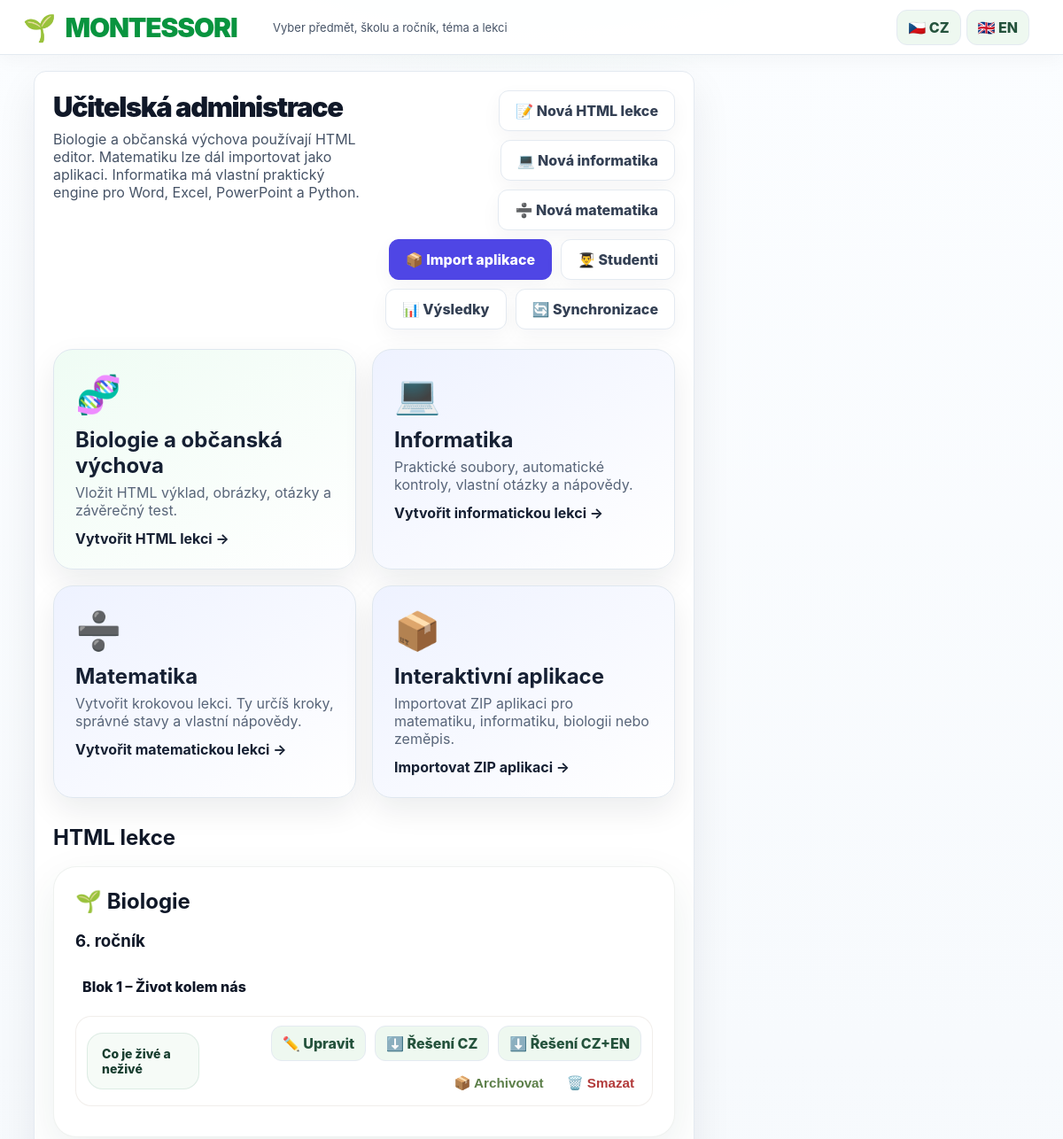
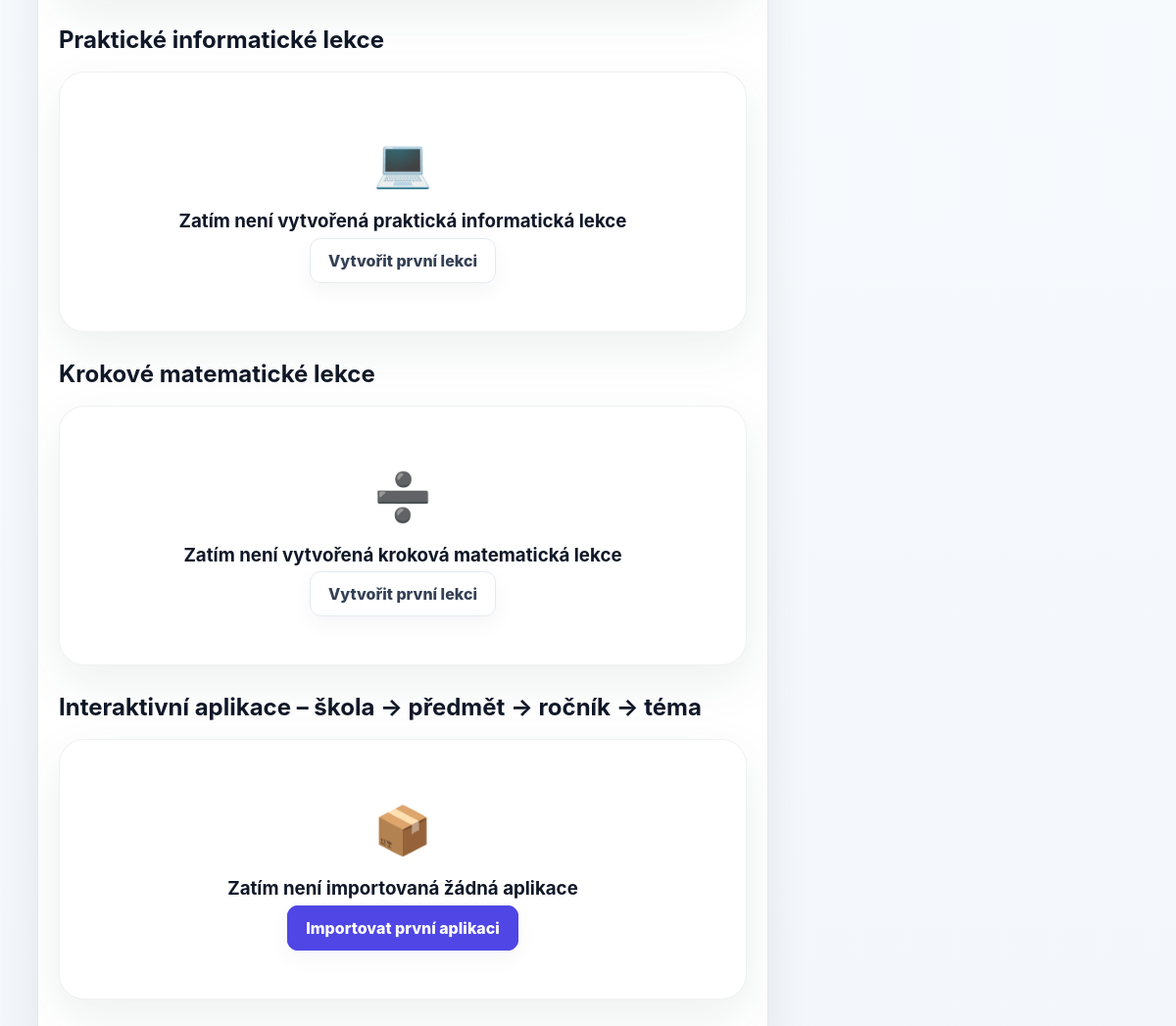
Page /teacher (signed in) on the earlier database version (2 pictures, top to bottom).
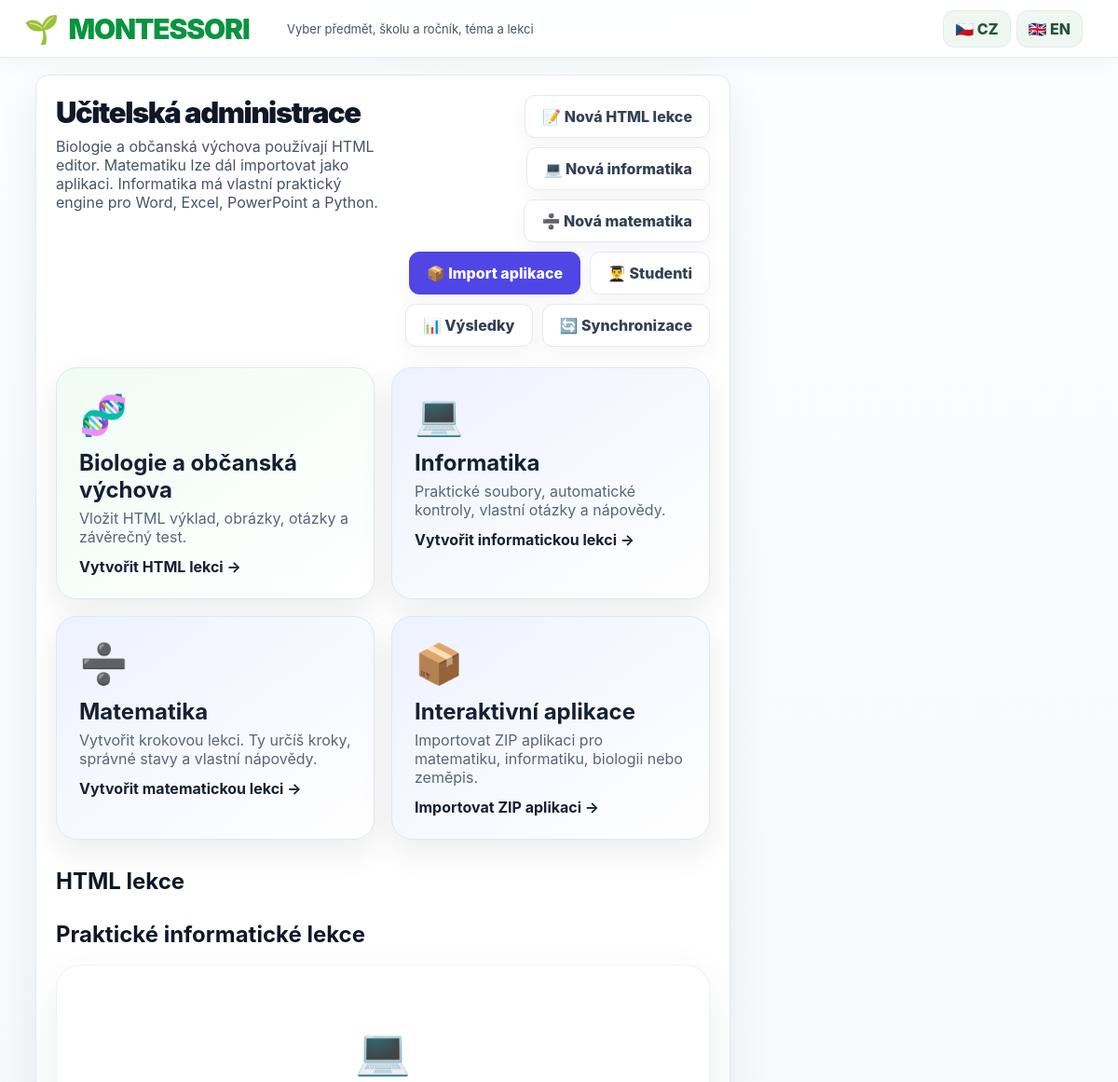
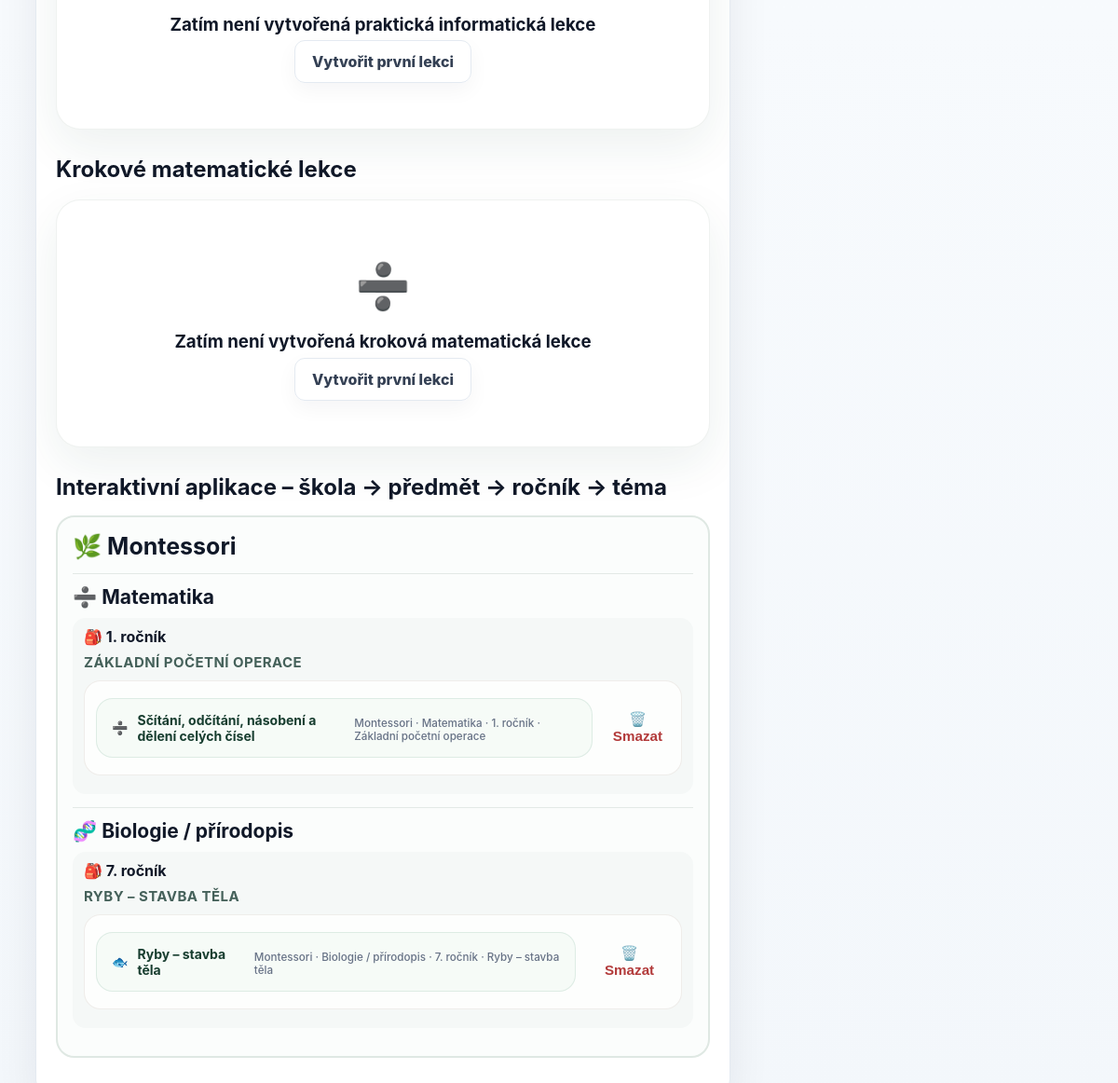
Same page on the later database version (2 pictures, top to bottom).
### app.py (models this page shows)
class Subject(db.Model):
    id = db.Column(db.Integer, primary_key=True)
    name = db.Column(db.String(120), nullable=False)
    icon = db.Column(db.String(20), default='🌱')

class Grade(db.Model):
    id = db.Column(db.Integer, primary_key=True)
    subject_id = db.Column(db.Integer, db.ForeignKey('subject.id'), nullable=False)
    name = db.Column(db.String(60), nullable=False)
    subject = db.relationship('Subject', backref='grades')

class Block(db.Model):
    id = db.Column(db.Integer, primary_key=True)
    grade_id = db.Column(db.Integer, db.ForeignKey('grade.id'), nullable=False)
    title = db.Column(db.String(160), nullable=False)
    order = db.Column(db.Integer, default=1)
    grade = db.relationship('Grade', backref='blocks')

class Lesson(db.Model):
    id = db.Column(db.Integer, primary_key=True)
    block_id = db.Column(db.Integer, db.ForeignKey('block.id'), nullable=False)
    title = db.Column(db.String(200), nullable=False)
    title_en = db.Column(db.String(200), default='')
    tip = db.Column(db.Text, default='')
    tip_en = db.Column(db.Text, default='')
    hero_image = db.Column(db.String(255), default='')
    hero_image_en = db.Column(db.String(255), default='')
    order = db.Column(db.Integer, default=1)
    is_published = db.Column(db.Boolean, default=True)
    block = db.relationship('Block', backref='lessons')

class InteractiveLesson(db.Model):
    id = db.Column(db.Integer, primary_key=True)
    slug = db.Column(db.String(120), unique=True, nullable=False)
    subject = db.Column(db.String(40), nullable=False)
    school = db.Column(db.String(160), nullable=False)
    grade_name = db.Column(db.String(120), nullable=False)
    topic = db.Column(db.String(160), nullable=False)
    title = db.Column(db.String(220), nullable=False)
    description = db.Column(db.Text, default='')
    icon = db.Column(db.String(20), default='📘')
    package_dir = db.Column(db.String(255), nullable=False)
    is_published = db.Column(db.Boolean, default=True)
    imported_at = db.Column(db.DateTime, default=datetime.utcnow)

### app.py (the view)
@app.route('/teacher')
def teacher_home():
    r=require_teacher();
    if r: return r
    subjects = Subject.query.order_by(Subject.name).all()
    students = User.query.filter_by(role='student').order_by(User.name).all()
    interactive_lessons = InteractiveLesson.query.order_by(
        InteractiveLesson.subject,
        InteractiveLesson.school,
        InteractiveLesson.grade_name,
        InteractiveLesson.topic,
        InteractiveLesson.title
    ).all()
    informatics_lessons = InformaticsLesson.query.order_by(
        InformaticsLesson.school,
        InformaticsLesson.grade_name,
        InformaticsLesson.topic,
        InformaticsLesson.title
    ).all()
    math_lessons = MathLesson.query.order_by(
        MathLesson.school, MathLesson.grade_name, MathLesson.topic, MathLesson.title
    ).all()
    interactive_school_tree = interactive_hierarchy(False)
    return render_template(
        'teacher.html',
        course=course_from_lesson(None),
        subjects=subjects,
        students=students,
        student_rows=student_overview_rows(),
        interactive_lessons=interactive_lessons,
        interactive_school_tree=interactive_school_tree,
        informatics_lessons=informatics_lessons,
        math_lessons=math_lessons
    )

### templates/teacher.html (shortened to what this page needs)
{% extends 'base.html' %}
{% block content %}
<div class="layout dashboard-layout">
  <main class="main-card">
    <div class="title-row">
      <div>
        <h1>Učitelská administrace</h1>
        <p>Biologie a občanská výchova používají HTML editor. Matematiku lze dál importovat jako aplikaci. Informatika má vlastní praktický engine pro Word, Excel, PowerPoint a Python.</p>
      </div>
      <div class="teacher-actions">
        <a class="switch" href="{{ url_for('new_lesson') }}">📝 Nová HTML lekce</a>
        <a class="switch" href="{{ url_for('new_informatics_lesson') }}">💻 Nová informatika</a>
        <a class="switch" href="{{ url_for('new_math_lesson') }}">➗ Nová matematika</a>
        <a class="switch import-action" href="{{ url_for('import_interactive_lesson') }}">📦 Import aplikace</a>
        <a class="switch" href="{{ url_for('teacher_students') }}">👨‍🎓 Studenti</a>
        <a class="switch" href="{{ url_for('teacher_database') }}">📊 Výsledky</a>
<a class="switch" href="{{ url_for('teacher_sync') }}">🔄 Synchronizace</a>
      </div>
    </div>
    <section class="admin-choice-grid">
      <a class="admin-choice html-choice" href="{{ url_for('new_lesson') }}">
        <span>🧬</span>
        <div><h2>Biologie a občanská výchova</h2><p>Vložit HTML výklad, obrázky, otázky a závěrečný test.</p></div>
        <b>Vytvořit HTML lekci →</b>
      </a>
      <a class="admin-choice app-choice" href="{{ url_for('new_informatics_lesson') }}">
        <span>💻</span>
        <div><h2>Informatika</h2><p>Praktické soubory, automatické kontroly, vlastní otázky a nápovědy.</p></div>
        <b>Vytvořit informatickou lekci →</b>
      </a>
      <a class="admin-choice app-choice" href="{{ url_for('new_math_lesson') }}">
        <span>➗</span>
        <div><h2>Matematika</h2><p>Vytvořit krokovou lekci. Ty určíš kroky, správné stavy a vlastní nápovědy.</p></div>
        <b>Vytvořit matematickou lekci →</b>
      </a>
      <a class="admin-choice app-choice" href="{{ url_for('import_interactive_lesson') }}">
        <span>📦</span>
        <div><h2>Interaktivní aplikace</h2><p>Importovat ZIP aplikaci pro matematiku, informatiku, biologii nebo zeměpis.</p></div>
        <b>Importovat ZIP aplikaci →</b>
      </a>
    </section>
    <h2 class="section-heading">HTML lekce</h2>
    {% for s in subjects %}
      <section class="course-card">
        <h2>{{ s.icon }} {{ s.name }}</h2>
        {% for g in s.grades %}
          <h3>{{ g.name }}</h3>
          {% for b in g.blocks|sort(attribute='order') %}
            <div class="block-title wide">{{ b.title }}</div>
            {% for l in b.lessons|sort(attribute='order') %}
              <div class="teacher-lesson-row {% if not l.is_published %}archived{% endif %}">
                <a class="lesson-row big" href="{{ url_for('lesson', lesson_id=l.id) }}">
                  {{ l.title }}{% if not l.is_published %} <span class="badge-muted">archiv</span>{% endif %}
                </a>
                <div class="row-actions">
                  <a class="toplink" href="{{ url_for('edit_lesson', lesson_id=l.id) }}">✏️ Upravit</a>
                  <a class="toplink" href="{{ url_for('download_lesson_solutions', lesson_id=l.id, mode='cs') }}">⬇️ Řešení CZ</a>
                  <a class="toplink" href="{{ url_for('download_lesson_solutions', lesson_id=l.id, mode='bilingual') }}">⬇️ Řešení CZ+EN</a>
                  {% if l.is_published %}
                    <form method="post" action="{{ url_for('archive_lesson', lesson_id=l.id) }}">
                      <button class="link-button" type="submit">📦 Archivovat</button>
                    </form>
                  {% else %}
                    <form method="post" action="{{ url_for('restore_lesson', lesson_id=l.id) }}">
                      <button class="link-button" type="submit">↩️ Obnovit</button>
                    </form>
                  {% endif %}
                  <form method="post" action="{{ url_for('delete_lesson', lesson_id=l.id) }}" onsubmit="return confirm('Opravdu trvale smazat lekci?');">
                    <button class="link-button danger" type="submit">🗑️ Smazat</button>
                  </form>
                </div>
              </div>
            {% endfor %}
          {% endfor %}
        {% endfor %}
      </section>
    {% endfor %}
    <h2 class="section-heading">Praktické informatické lekce</h2>
    <section class="course-card">
      {% if informatics_lessons %}
        {% for l in informatics_lessons %}
        <div class="teacher-lesson-row">
          <a class="lesson-row big" href="{{url_for('informatics_lesson',lesson_id=l.id)}}">
            💻 <b>{{l.title}}</b><small>{{l.school}} · {{l.grade_name}} · {{l.topic}}</small>
          </a>
          <div class="row-actions">
            <a class="toplink" href="{{url_for('edit_informatics_lesson',lesson_id=l.id)}}">✏️ Upravit</a>
            <form method="post" action="{{url_for('delete_informatics_lesson',lesson_id=l.id)}}" onsubmit="return confirm('Smazat informatickou lekci {{l.title}}?');">
              <button class="link-button danger" type="submit">🗑️ Smazat</button>
            </form>
          </div>
        </div>
        {% endfor %}
      {% else %}
        <div class="empty-admin-state"><span>💻</span><h3>Zatím není vytvořená praktická informatická lekce</h3>
        <a class="switch" href="{{url_for('new_informatics_lesson')}}">Vytvořit první lekci</a></div>
      {% endif %}
    </section>
    <h2 class="section-heading">Krokové matematické lekce</h2>
    <section class="course-card">
      {% if math_lessons %}
        {% for l in math_lessons %}
        <div class="teacher-lesson-row">
          <a class="lesson-row big" href="{{url_for('math_lesson',lesson_id=l.id)}}">
            ➗ <b>{{l.title}}</b><small>{{l.school}} · {{l.grade_name}} · {{l.topic}}</small>
          </a>
          <div class="row-actions">
            <a class="toplink" href="{{url_for('edit_math_lesson',lesson_id=l.id)}}">✏️ Upravit</a>
            <form method="post" action="{{url_for('delete_math_lesson',lesson_id=l.id)}}" onsubmit="return confirm('Smazat matematickou lekci {{l.title}}?');">
              <button class="link-button danger" type="submit">🗑️ Smazat</button>
            </form>
          </div>
        </div>
        {% endfor %}
      {% else %}
        <div class="empty-admin-state"><span>➗</span><h3>Zatím není vytvořená kroková matematická lekce</h3>
        <a class="switch" href="{{url_for('new_math_lesson')}}">Vytvořit první lekci</a></div>
      {% endif %}
    </section>
    <h2 class="section-heading">Interaktivní aplikace – škola → předmět → ročník → téma</h2>
    {% set any_interactive = namespace(value=false) %}
    {% for school_key, school in interactive_school_tree.items() %}
      {% if school.subjects %}
        {% set any_interactive.value = true %}
        <section class="school-admin">
          <h2>{{ school.icon }} {{ school.name }}</h2>
          {% for subject_key, subject in school.subjects.items() %}
            <div class="subject-admin">
              <h3>{{ subject.icon }} {{ subject.name }}</h3>
              {% for grade_name, grade in subject.grades.items() %}
                <div class="grade-admin">
                  <h4>🎒 {{ grade_name }}</h4>
                  {% for topic, lessons_in_topic in grade.topics.items() %}
                    <div class="topic-admin">
                      <h5>{{ topic }}</h5>
                      {% for l in lessons_in_topic %}
                        <div class="teacher-lesson-row">
                          <a class="lesson-row big" href="{{ url_for('interactive_lesson', slug=l.slug) }}">
                            {{ l.icon }} <b>{{ l.title }}</b>
                            <small>{{ school.name }} · {{ subject.name }} · {{ l.grade_name }} · {{ l.topic }}</small>
                          </a>
                          <div class="row-actions">
                            <form method="post" action="{{ url_for('delete_interactive_lesson', lesson_id=l.id) }}" onsubmit="return confirm('Smazat interaktivní lekci {{ l.title }} včetně jejích výsledků?');">
                              <button class="link-button danger" type="submit">🗑️ Smazat</button>
                            </form>
                          </div>
                        </div>
                      {% endfor %}
                    </div>
                  {% endfor %}
                </div>
              {% endfor %}
            </div>
          {% endfor %}
        </section>
      {% endif %}
    {% endfor %}
    {% if not any_interactive.value %}
      <section class="course-card"><div class="empty-admin-state"><span>📦</span><h3>Zatím není importovaná žádná aplikace</h3><a class="switch import-action" href="{{ url_for('import_interactive_lesson') }}">Importovat první aplikaci</a></div></section>
    {% endif %}
  </main>
</div>
{% endblock %}

### templates/base.html (shortened to what this page needs)
<!doctype html>
<html lang="{{ lang }}">
<head>
  <link rel="stylesheet" href="{{ url_for('static', filename='css/style.css') }}">
</head>
<body{% if user and user.role == 'student' and lesson and lesson._id is defined %}{% endif %}>
<header class="topbar">
  <a class="brand brand-link" href="{{ url_for('portal') if user else url_for('login') }}"><div class="leaf">{{ course.icon }}</div><div class="brand-title">{{ course.subject|upper }}</div>{% if course.grade %}<span class="pill">{{ course.grade }}</span>{% endif %}</a>
  <div class="crumbs">{% if user and lesson %}{{ course.subject }} {{ course.grade }} <span>›</span> {{ lesson.block }} <span>›</span> <b>{{ lesson.title }}</b>{% elif user %}{{ t('Vyber předmět, školu a ročník, téma a lekci') }}{% else %}{{ t('Přihlášení') }}{% endif %}</div>
  <div class="lang-switch" style="display:flex;gap:6px;align-items:center;margin-left:auto;margin-right:12px">
    <a class="toplink" href="{{ url_for('set_language', lang='cs') }}" {% if lang=='cs' %}style="font-weight:800"{% endif %}>🇨🇿 CZ</a>
    <a class="toplink" href="{{ url_for('set_language', lang='en') }}" {% if lang=='en' %}style="font-weight:800"{% endif %}>🇬🇧 EN</a>
  </div>
</header>
{% block content %}{% endblock %}
</body>
</html>

Differences in the rows shown:
removed Subject: icon "🌱", name "Biologie"
removed Grade: name "6. ročník"
removed Block: title "Blok 1 – Život kolem nás"
removed Lesson: title "Co je živé a neživé"
added InteractiveLesson: subject "MONTESSORI", grade_name "7. ročník", topic "RYBY – STAVBA TĚLA", icon "🐟", title "Ryby – stavba těla", name "Montessori", name "Biologie / přírodopis", topic "Ryby – stavba těla"
added InteractiveLesson: icon "➗", name "Matematika", grade_name "1. ročník", topic "ZÁKLADNÍ POČETNÍ OPERACE", title "Sčítání, odčítání, násobení a dělení celých čísel", name "Montessori", topic "Základní početní operace"
Other differences:
{{ course.subject|upper }}: "MONTESSORI" → (not shown)
new list line: "🌿 Montessori 🧬 Biologie / přírodopis"
text no longer shown: "📦 Zatím není importovaná žádná aplikace Importovat první aplikaci"
